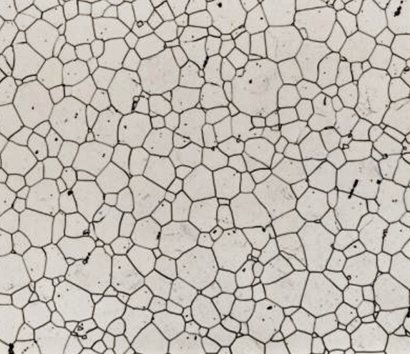
#> input picture image-processing/images/grains2.jpg, 410 x 354 px, found by its file name
$ jupyter execute 4.GrainAnalysis_AND_Watershed.ipynb
#> lines starting #> are read from the running program, lines starting #| are printed output that depends on the picture; after the words box and inside, x2 and y2 are one past the last pixel; in counts of white or black regions, pixels touching at a corner belong together; long printed decimals are rounded
[cell 1]
import cv2
import numpy as np
from matplotlib import pyplot as plt
from scipy import ndimage
from skimage import measure, color, io

# Goal: segment the grains and give some properties!

[cell 2]
img = cv2.imread("images/grains2.jpg", 0)
#> img: shape (354, 410); min 0, max 240, mean 188.2
plt.imshow(img,cmap=plt.cm.gray)
plt.show()

### Defining pixels size

[cell 3]
pixels_to_um = 0.5 # (1 px = 500 nm)

[cell 4]
cropped_img = img[0:450, :]   #Crop the scalebar region
plt.imshow(cropped_img,cmap=plt.cm.gray)
plt.show()

## Let's analyse the pixels intensities

[cell 5]
#Step 2: Denoising, if required and threshold image
plt.hist(img.flat, bins=100, range=(0,255))
plt.show()
#> figure, not shown here; tallest bar 20630 high, from x = 206.5 to 209.1

## Let's use OTSU to use an automatically selected threhsold to set to 255 pixels over it!

[cell 6]
ret, thresh = cv2.threshold(img, 0, 255, cv2.THRESH_BINARY+cv2.THRESH_OTSU)
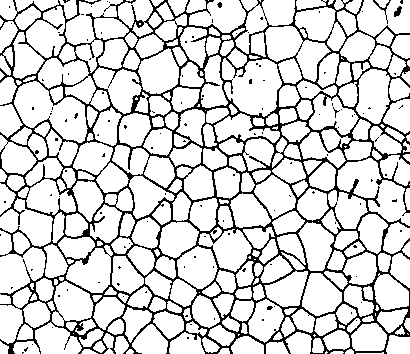
#> thresh: shape (354, 410); 83% white; black in thin lines or dots
#> ret = 157

THe threshold is:

[cell 7]
ret
#> Out = 157

## The obtained image is:

[cell 8]
plt.imshow(thresh,cmap=plt.cm.gray)
plt.show()

Let's improve the result using the morphological operations!

[cell 9]
kernel = np.ones((3,3),np.uint8)
eroded = cv2.erode(thresh,kernel,iterations = 1)
#> eroded: shape (354, 410); 63.7% white; 46 black regions (33 under 20 px), largest, box (x1, y1, x2, y2) and area: (0, 0, 410, 354) 51842, (393, 0, 404, 18) 117, (216, 1, 223, 9) 47
dilated = cv2.dilate(eroded,kernel,iterations = 1)
#> dilated: shape (354, 410); 82% white; black in thin lines or dots
plt.imshow(dilated,cmap=plt.cm.gray)
plt.show()

[cell 10]
# Now, we need to apply threshold, meaning convert uint8 image to boolean.
mask = dilated == 255  #Sets TRUE for all 255 valued pixels and FALSE for 0
#> mask: shape (354, 410) bool; 82% white; black in thin lines or dots

## To get a better segmentation removing the background!

[cell 11]
from skimage.segmentation import clear_border
mask = clear_border(mask)   #Removes edge touching grains.
#> mask: shape (354, 410) bool; 66.9% white; 58 black regions (56 under 20 px)

[cell 12]
io.imshow(mask)

### Labelling the grains in the masked image

[cell 13]
#The scipy ndimage package has a function 'label' that will number each object with a unique ID.

#The 'structure' parameter defines the connectivity for the labeling.
#This specifies when to consider a pixel to be connected to another nearby pixel,
#i.e. to be part of the same object.

#use 8-connectivity, diagonal pixels will be included as part of a structure
#this is ImageJ default but we have to specify this for Python, or 4-connectivity will be used
# 4 connectivity would be [[0,1,0],[1,1,1],[0,1,0]]
s = [[1,1,1],[1,1,1],[1,1,1]]
#label_im, nb_labels = ndimage.label(mask)
labeled_mask, num_labels = ndimage.label(mask, structure=s)
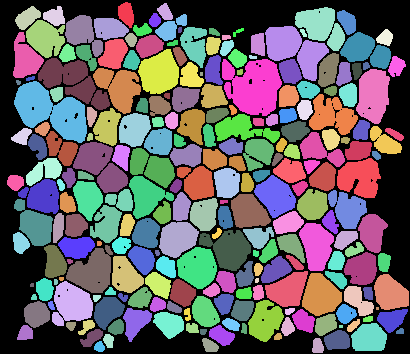
#> labeled_mask: shape (354, 410) int32; 236 distinct labels, from 0 to 235; one colour per label, 0 black
#> num_labels = 235

[cell 14]
img2 = color.label2rgb(labeled_mask, bg_label=0)
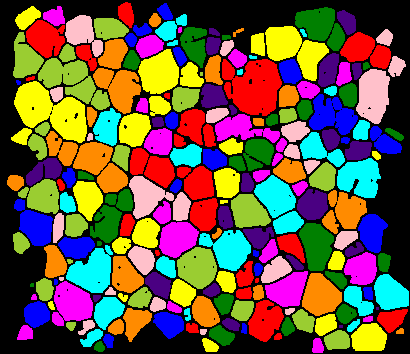
#> img2: shape (354, 410, 3) float64; mean R, G, B 0.423, 0.343, 0.27
plt.imshow(img2)

[cell 15]
#Now each object had a unique number in the image.
#Total number of labels found are...
print(num_labels)
#| 235

[cell 16]
# regionprops function in skimage measure module calculates useful parameters for each object.

clusters = measure.regionprops(labeled_mask, img)  #send in original image for Intensity measurements
#> clusters = 235 regions; largest, box (x1, y1, x2, y2) and area: (14, 81, 87, 143) 2519, (222, 59, 282, 116) 2412, (265, 26, 329, 81) 1837, (38, 58, 110, 110) 1767, (73, 142, 128, 193) 1532

#The output of the function is a list of object properties.

#Test a few measurements
print(clusters[0].perimeter)
#| 68.870

[cell 17]
for prop in clusters:
    print('Label: {} Area: {}'.format(prop.label, prop.area))
#> this loop made 235 passes
#| Label: 1 Area: 296.0
#| Label: 2 Area: 172.0
#| Label: 3 Area: 358.0
#| Label: 4 Area: 293.0
#| Label: 5 Area: 1304.0
#| Label: 6 Area: 321.0
#| Label: 7 Area: 123.0
#| Label: 8 Area: 418.0
#> (further printed lines are left out)

Still in the segmented images there are some errors!

Let's use Watershed!
used for difficult segmentation!

[cell 18]
img1 = cv2.imread("images/grains2.jpg")
#> img1 is the input picture: shape (354, 410, 3); mean B, G, R 179.7, 187.2, 193.5
img = cv2.cvtColor(img1,cv2.COLOR_BGR2GRAY)

[cell 19]
pixels_to_um = 0.5 # 1 pixel = 500 nm (got this from the metadata of original image)
ret1, thresh = cv2.threshold(img, 0, 255, cv2.THRESH_BINARY+cv2.THRESH_OTSU)
#> ret1 = 157

# Morphological operations to remove small noise - opening
#To remove holes we can use closing
kernel = np.ones((3,3),np.uint8)
opening = cv2.morphologyEx(thresh,cv2.MORPH_OPEN,kernel, iterations = 2) # Erosion plus dilation
#> opening: shape (354, 410); 79.1% white; 37 black regions (34 under 20 px), largest, box (x1, y1, x2, y2) and area: (0, 0, 410, 354) 30120, (394, 0, 403, 17) 68, (217, 0, 222, 8) 26


from skimage.segmentation import clear_border
opening = clear_border(opening) #Remove edge touching grains
#> opening: shape (354, 410); 64.6% white; 29 black regions (28 under 20 px), largest, box (x1, y1, x2, y2) and area: (0, 0, 410, 354) 51232

# Opening

- Purpose and Usage:
- Dilation Alone: When you apply dilation by itself, you're generally aiming to expand objects, close small gaps, or connect nearby objects. It's a way to emphasize or grow the features in an image.
- Opening (Erosion followed by Dilation): The purpose of opening is to remove small details while largely maintaining the main structures. It's often used to clean up noise in an image. Small objects or thin connections between objects are removed by erosion, and the subsequent dilation helps to retain the original size and shape of the larger objects.

# Dilation

in Binary Images:
- In the context of binary images (where pixels are either 0 or 1, representing background and foreground, respectively), dilation enlarges the foreground objects.
- It does this by adding pixels to the boundaries of these objects.
- If a pixel in the image under the structuring element (or kernel) is 1 (foreground), then all the pixels under the structuring element are set to 1. This action expands the size of the foreground objects and fills in holes and gaps within those objects.

# Steps:
-  identifying sure background area
- dilating pixes a few times increases cell boundary to background
- **This way whatever is remaining for sure will be background.**
- The area in between sure background and foreground is our ambiguous area.

## Watershed should find this area for us.

# Backgorund!

[cell 20]
sure_bg = cv2.dilate(opening,kernel,iterations=2)
#> sure_bg: shape (354, 410); 82.6% white; 88 black regions (61 under 20 px), largest, box (x1, y1, x2, y2) and area: (0, 0, 410, 354) 20335, (105, 323, 207, 354) 1650, (219, 331, 315, 354) 1356
plt.imshow(sure_bg)
plt.show()

# Foreground!

Distance Transform:
- The distance transform, cv2.distanceTransform, calculates the distance to the nearest zero pixel (background) for each pixel in the foreground.
- The cv2.DIST_L2 indicates that the Euclidean distance is used for the transformation, and the 3 specifies the mask size used for the distance calculation.
- As a result, each pixel in the foreground regions of the opening image (which has already been processed, likely to remove noise and small objects) will have a value corresponding to its distance from the closest background pixel.

Purpose:
- The idea behind using a distance transform here is to identify the sure foreground areas. Pixels that are far from the boundary (thus having higher values in the distance transform) are more likely to be part of the foreground.
- You can apply a threshold to the distance transform to segment these central foreground regions, effectively distinguishing them from the ambiguous areas closer to the boundaries.

[cell 21]
dist_transform = cv2.distanceTransform(opening,cv2.DIST_L2,3)
plt.imshow(dist_transform)
plt.show()

## Let's filter out the sure_fg!

[cell 22]
ret2, sure_fg = cv2.threshold(dist_transform,0.2*dist_transform.max(),255,0)
#> sure_fg: shape (354, 410) float32; 30% white; 227 white regions (39 under 20 px), largest, box (x1, y1, x2, y2) and area: (235, 62, 278, 112) 1305, (142, 53, 176, 91) 885, (360, 72, 386, 121) 849
#> ret2 = 3.77
plt.imshow(sure_fg)
plt.show()

[cell 23]
sure_bg.max()
#> Out = 255

[cell 24]
sure_fg = np.uint8(sure_fg)
sure_fg.max()
#> Out = 255

# Unknown!

[cell 25]
unknown = cv2.subtract(sure_bg,sure_fg)

## Let's create a Marker (needed for the alg)

v2.connectedComponents(sure_fg) is used to set  a positive value to the sure foreground!

[cell 26]
ret3, markers = cv2.connectedComponents(sure_fg)
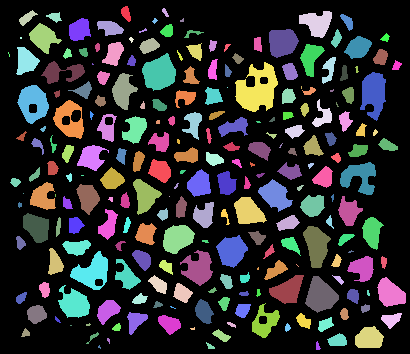
#> markers: shape (354, 410) int32; 228 distinct labels, from 0 to 227; one colour per label, 0 black
#> ret3 = 228

[cell 27]
#One problem rightnow is that the entire background pixels is given value 0.
#This means watershed considers this region as unknown.
#So let us add 10 to all labels so that sure background is not 0, but 10
markers = markers+10
#> markers: shape (354, 410) int32; 228 distinct labels, from 10 to 237
markers[unknown==255] = 0
#> markers: shape (354, 410) int32; 229 distinct labels, from 0 to 237
plt.imshow(markers, cmap='jet')   #Look at the 3 distinct regions.

## Let's apply watershed!

[cell 28]
#Now we are ready for watershed filling.
markers = cv2.watershed(img1,markers)
#> markers: shape (354, 410) int32; 230 distinct labels, from -1 to 237
#The boundary region will be marked -1

[cell 29]
#Let us color boundaries in yellow. OpenCv assigns boundaries to -1 after watershed.
img1[markers == -1] = [0,255,255]
#> img1: shape (354, 410, 3); 8.29% of pixels changed, all inside (x1, y1, x2, y2) = (0, 0, 410, 354)
img2 = color.label2rgb(markers, bg_label=0)
plt.imshow(img2)
plt.show()

# Cell Nuclei analysis using watershed.

[cell 30]
import cv2
import numpy as np
from matplotlib import pyplot as plt
from scipy import ndimage
from skimage import measure, color, io

[cell 31]
img = cv2.imread("images/Osteosarcoma_01.tif")
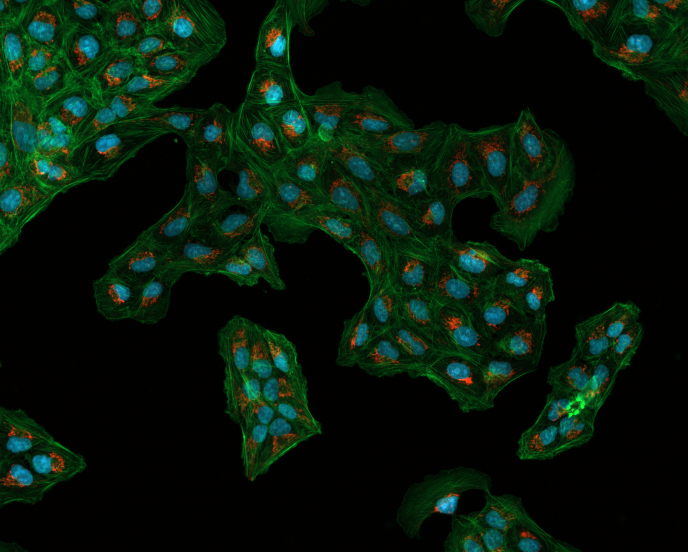
#> input picture image-processing/images/Osteosarcoma_01.tif, 1376 x 1104 px, found by its file name (shown at 1/2 size)
#> img is the input picture: shape (1104, 1376, 3); mean B, G, R 11, 23.9, 7
#Extract only blue channel as DAPI / nuclear (blue) staining is the best
#channel to perform cell count.
cells=img[:,:,0]  #Blue channel. Image equivalent to grey image.

[cell 32]
pixels_to_um = 0.454 # 1 pixel = 454 nm (got this from the metadata of original image)

[cell 33]
ret1, thresh = cv2.threshold(cells, 0, 255, cv2.THRESH_BINARY+cv2.THRESH_OTSU)
#> thresh: shape (1104, 1376); 7.1% white; 111 white regions (11 under 20 px), largest, box (x1, y1, x2, y2) and area: (23, 234, 142, 305) 5050, (191, 193, 256, 247) 1861, (56, 41, 109, 83) 1617
#> ret1 = 50
 #Morphological operations to remove small noise - opening
#To remove holes we can use closing
kernel = np.ones((3,3),np.uint8)
opening = cv2.morphologyEx(thresh,cv2.MORPH_OPEN,kernel, iterations = 2)
#> opening: shape (1104, 1376); 7% white; 102 white regions, largest, box (x1, y1, x2, y2) and area: (23, 234, 139, 305) 5025, (192, 194, 256, 247) 1845, (57, 42, 108, 82) 1609

[cell 34]
from skimage.segmentation import clear_border
opening = clear_border(opening) #Remove edge touching grains
#Check the total regions found before and after applying this.

# Background extraction!

[cell 35]
sure_bg = cv2.dilate(opening,kernel,iterations=10)
#> sure_bg: shape (1104, 1376); 17.5% white; 49 white regions, largest, box (x1, y1, x2, y2) and area: (13, 115, 309, 370) 26930, (460, 685, 603, 895) 19795, (1070, 720, 1226, 900) 14633

# Foreground extraction

[cell 36]
# We need to extract sure regions. For that we can use erode.
#But we have cells touching, so erode alone will not work.
dist_transform = cv2.distanceTransform(opening,cv2.DIST_L2,5)
#> dist_transform: shape (1104, 1376) float32

[cell 37]
ret2, sure_fg = cv2.threshold(dist_transform,0.5*dist_transform.max(),255,0)
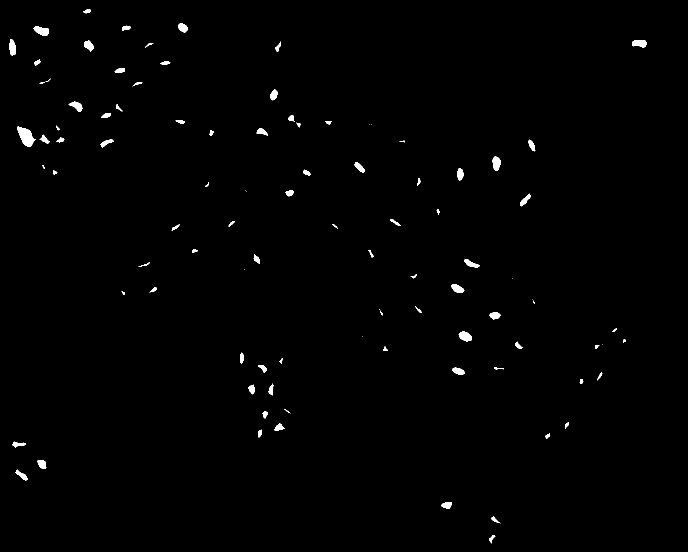
#> sure_fg: shape (1104, 1376) float32 (shown at 1/2 size); 0.75% white; 96 white regions (13 under 20 px), largest, box (x1, y1, x2, y2) and area: (34, 253, 72, 294) 840, (67, 52, 98, 72) 396, (917, 663, 944, 683) 376
#> ret2 = 10.98

[cell 38]
sure_fg = np.uint8(sure_fg)
unknown = cv2.subtract(sure_bg,sure_fg)
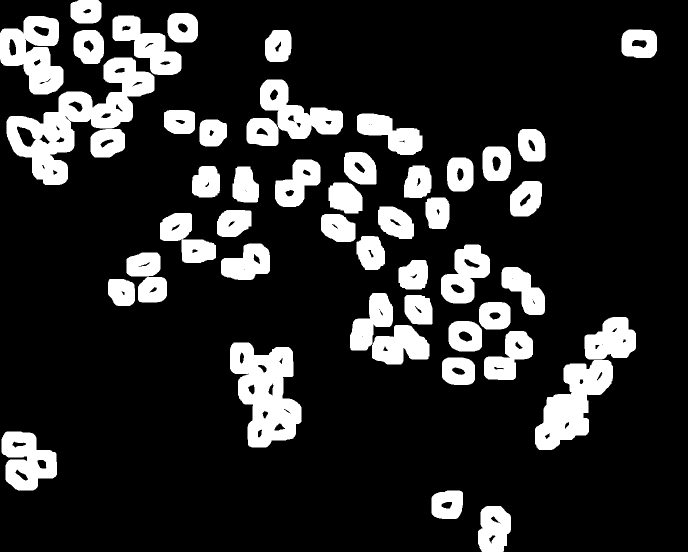
#> unknown: shape (1104, 1376) (shown at 1/2 size); 16.8% white; 49 white regions, largest, box (x1, y1, x2, y2) and area: (13, 115, 309, 370) 25049, (460, 685, 603, 895) 18814, (1070, 720, 1226, 900) 14411

[cell 39]
ret3, markers = cv2.connectedComponents(sure_fg)
#> markers: shape (1104, 1376) int32; 97 distinct labels, from 0 to 96
#> ret3 = 97
markers = markers+10
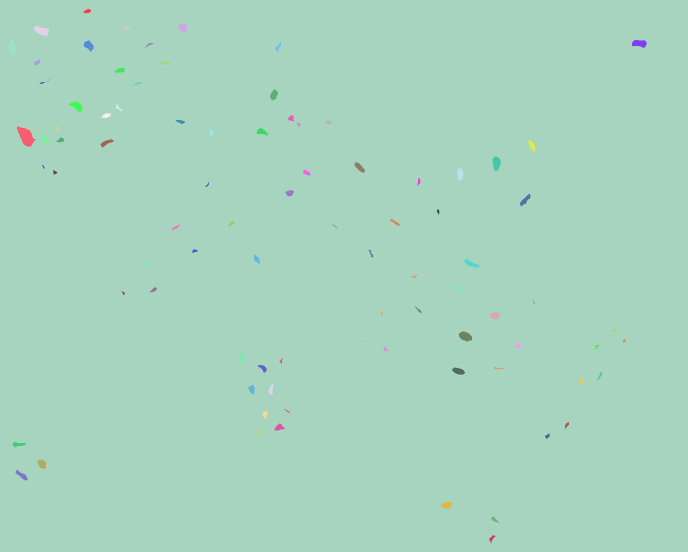
#> markers: shape (1104, 1376) int32 (shown at 1/2 size); 97 distinct labels, from 10 to 106; one colour per label, 0 black
markers[unknown==255] = 0

[cell 40]
markers = cv2.watershed(img,markers)
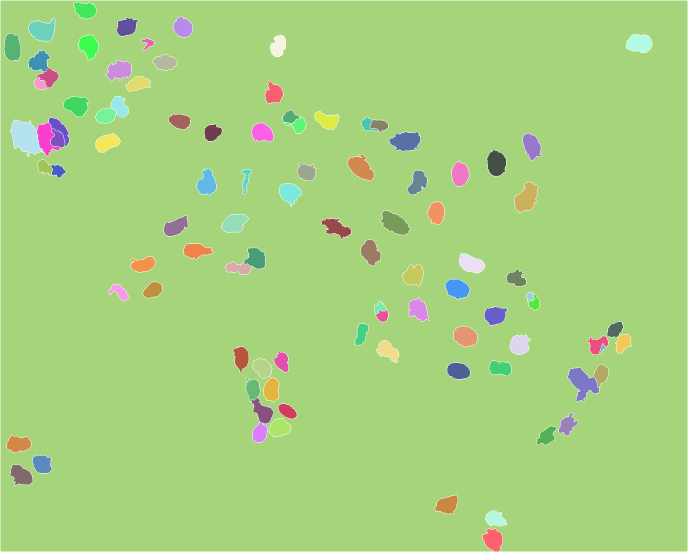
#> markers: shape (1104, 1376) int32 (shown at 1/2 size); 98 distinct labels, from -1 to 106; one colour per label, 0 black, -1 white
img[markers == -1] = [0,255,255]
#> img: shape (1104, 1376, 3); 1.1% of pixels changed, all inside (x1, y1, x2, y2) = (0, 0, 1376, 1104)
img2 = color.label2rgb(markers, bg_label=0)
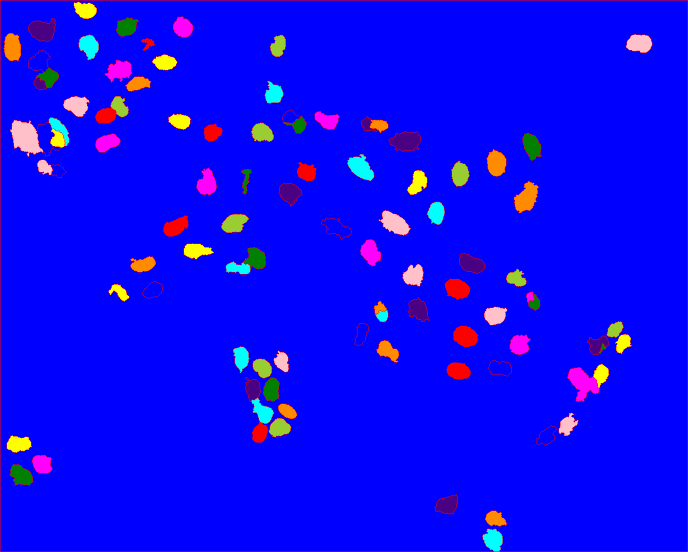
#> img2: shape (1104, 1376, 3) float64 (shown at 1/2 size); mean R, G, B 0.0523, 0.0312, 0.954
plt.imshow(img2)
plt.show()
